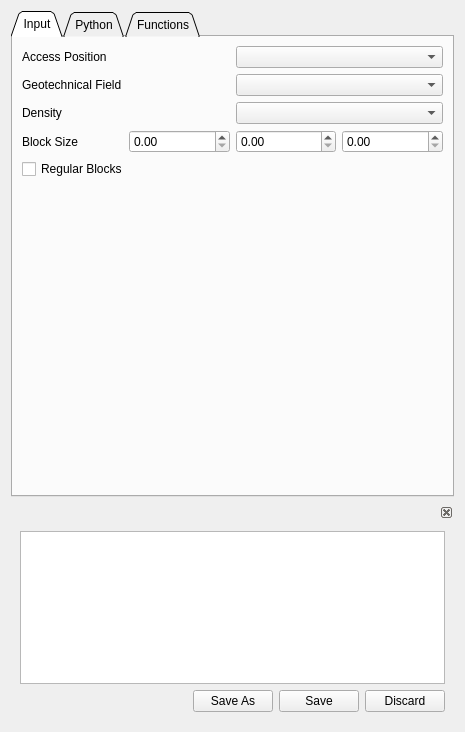
<ui version="4.0" >
 <class>Form</class>
 <widget class="QWidget" name="Form" >
  <property name="geometry" >
   <rect>
    <x>0</x>
    <y>0</y>
    <width>465</width>
    <height>732</height>
   </rect>
  </property>
  <property name="windowTitle" >
   <string>Form</string>
  </property>
  <layout class="QGridLayout" >
   <item row="0" column="0" >
    <widget class="QTabWidget" name="tabWidget" >
     <property name="tabShape" >
      <enum>QTabWidget::Triangular</enum>
     </property>
     <property name="currentIndex" >
      <number>0</number>
     </property>
     <widget class="QWidget" name="tab" >
      <attribute name="title" >
       <string>Input</string>
      </attribute>
      <layout class="QGridLayout" name="gridLayout" >
       <item row="0" column="0" >
        <layout class="QGridLayout" >
         <item row="0" column="0" >
          <widget class="QLabel" name="label_4" >
           <property name="text" >
            <string>Access Position</string>
           </property>
          </widget>
         </item>
         <item row="0" column="1" >
          <widget class="QComboBox" name="AccessPosition" />
         </item>
         <item row="1" column="0" >
          <widget class="QLabel" name="labell" >
           <property name="text" >
            <string>Geotechnical Field</string>
           </property>
          </widget>
         </item>
         <item row="1" column="1" >
          <widget class="QComboBox" name="geotechProp" />
         </item>
         <item row="2" column="0" >
          <widget class="QLabel" name="label_3" >
           <property name="text" >
            <string>Density</string>
           </property>
          </widget>
         </item>
         <item row="2" column="1" >
          <widget class="QComboBox" name="densityInput" />
         </item>
        </layout>
       </item>
       <item row="1" column="0" >
        <layout class="QGridLayout" >
         <item row="0" column="0" >
          <widget class="QLabel" name="label_6" >
           <property name="text" >
            <string>Block Size</string>
           </property>
          </widget>
         </item>
         <item row="0" column="1" >
          <widget class="QDoubleSpinBox" name="BlockSizeX" />
         </item>
         <item row="0" column="2" >
          <widget class="QDoubleSpinBox" name="BlockSizeY" />
         </item>
         <item row="0" column="3" >
          <widget class="QDoubleSpinBox" name="BlockSizeZ" />
         </item>
        </layout>
       </item>
       <item row="2" column="0" >
        <widget class="QCheckBox" name="RegularBlock" >
         <property name="text" >
          <string>Regular Blocks</string>
         </property>
        </widget>
       </item>
       <item row="3" column="0" >
        <spacer>
         <property name="orientation" >
          <enum>Qt::Vertical</enum>
         </property>
         <property name="sizeHint" stdset="0" >
          <size>
           <width>20</width>
           <height>341</height>
          </size>
         </property>
        </spacer>
       </item>
      </layout>
     </widget>
     <widget class="QWidget" name="tab_2" >
      <attribute name="title" >
       <string>Python</string>
      </attribute>
      <layout class="QVBoxLayout" >
       <item>
        <layout class="QGridLayout" >
         <item row="0" column="0" >
          <widget class="QLabel" name="label" >
           <property name="text" >
            <string>&lt;!DOCTYPE HTML PUBLIC "-//W3C//DTD HTML 4.0//EN" "http://www.w3.org/TR/REC-html40/strict.dtd">
&lt;html>&lt;head>&lt;meta name="qrichtext" content="1" />&lt;style type="text/css">
p, li { white-space: pre-wrap; }
&lt;/style>&lt;/head>&lt;body style=" font-family:'MS Shell Dlg 2'; font-size:8.25pt; font-weight:400; font-style:normal;">
&lt;p style=" margin-top:0px; margin-bottom:0px; margin-left:0px; margin-right:0px; -qt-block-indent:0; text-indent:0px;">&lt;span style=" font-size:8pt; color:#0000ff;">Python Path&lt;/span>&lt;/p>&lt;/body>&lt;/html></string>
           </property>
          </widget>
         </item>
         <item row="0" column="1" >
          <widget class="QLineEdit" name="pythonPath" />
         </item>
         <item row="0" column="2" >
          <widget class="QToolButton" name="browsePythonPath" >
           <property name="text" >
            <string>...</string>
           </property>
          </widget>
         </item>
        </layout>
       </item>
       <item>
        <layout class="QGridLayout" >
         <item row="0" column="0" >
          <layout class="QGridLayout" >
           <item row="0" column="1" >
            <spacer>
             <property name="orientation" >
              <enum>Qt::Horizontal</enum>
             </property>
             <property name="sizeHint" stdset="0" >
              <size>
               <width>447</width>
               <height>17</height>
              </size>
             </property>
            </spacer>
           </item>
           <item row="0" column="0" >
            <layout class="QGridLayout" >
             <item row="0" column="0" >
              <layout class="QGridLayout" >
               <item row="0" column="0" >
                <widget class="QPushButton" name="editScriptButton" >
                 <property name="text" >
                  <string>Edit Script</string>
                 </property>
                </widget>
               </item>
               <item row="1" column="0" >
                <spacer>
                 <property name="orientation" >
                  <enum>Qt::Vertical</enum>
                 </property>
                 <property name="sizeHint" stdset="0" >
                  <size>
                   <width>17</width>
                   <height>148</height>
                  </size>
                 </property>
                </spacer>
               </item>
              </layout>
             </item>
             <item row="0" column="1" >
              <widget class="QListWidget" name="filesList" >
               <property name="enabled" >
                <bool>true</bool>
               </property>
               <property name="sizePolicy" >
                <sizepolicy vsizetype="Maximum" hsizetype="Minimum" >
                 <horstretch>0</horstretch>
                 <verstretch>0</verstretch>
                </sizepolicy>
               </property>
              </widget>
             </item>
            </layout>
           </item>
          </layout>
         </item>
         <item row="1" column="0" >
          <layout class="QGridLayout" >
           <item row="0" column="0" >
            <widget class="QLabel" name="label_2" >
             <property name="text" >
              <string>&lt;!DOCTYPE HTML PUBLIC "-//W3C//DTD HTML 4.0//EN" "http://www.w3.org/TR/REC-html40/strict.dtd">
&lt;html>&lt;head>&lt;meta name="qrichtext" content="1" />&lt;style type="text/css">
p, li { white-space: pre-wrap; }
&lt;/style>&lt;/head>&lt;body style=" font-family:'MS Shell Dlg 2'; font-size:8.25pt; font-weight:400; font-style:normal;">
&lt;p style=" margin-top:0px; margin-bottom:0px; margin-left:0px; margin-right:0px; -qt-block-indent:0; text-indent:0px; font-size:8pt;">&lt;span style=" color:#0000ff;">Preview&lt;/span>&lt;/p>&lt;/body>&lt;/html></string>
             </property>
            </widget>
           </item>
           <item row="1" column="0" >
            <widget class="QTextEdit" name="previewTextEdit" >
             <property name="sizePolicy" >
              <sizepolicy vsizetype="Maximum" hsizetype="Minimum" >
               <horstretch>0</horstretch>
               <verstretch>0</verstretch>
              </sizepolicy>
             </property>
             <property name="readOnly" >
              <bool>true</bool>
             </property>
             <property name="textInteractionFlags" >
              <set>Qt::TextSelectableByMouse</set>
             </property>
            </widget>
           </item>
           <item row="2" column="0" >
            <spacer>
             <property name="orientation" >
              <enum>Qt::Vertical</enum>
             </property>
             <property name="sizeHint" stdset="0" >
              <size>
               <width>20</width>
               <height>40</height>
              </size>
             </property>
            </spacer>
           </item>
          </layout>
         </item>
        </layout>
       </item>
      </layout>
     </widget>
     <widget class="QWidget" name="tab_5" >
      <attribute name="title" >
       <string>Functions</string>
      </attribute>
      <widget class="QTreeWidget" name="functionsTree" >
       <property name="geometry" >
        <rect>
         <x>10</x>
         <y>10</y>
         <width>421</width>
         <height>451</height>
        </rect>
       </property>
       <column>
        <property name="text" >
         <string>Fitness Functions</string>
        </property>
       </column>
      </widget>
     </widget>
    </widget>
   </item>
   <item row="1" column="0" >
    <widget class="QDockWidget" name="dockWidget" >
     <property name="floating" >
      <bool>true</bool>
     </property>
     <property name="features" >
      <set>QDockWidget::DockWidgetClosable|QDockWidget::DockWidgetMovable</set>
     </property>
     <widget class="QWidget" name="dockWidgetContents" >
      <layout class="QVBoxLayout" >
       <item>
        <widget class="QTextEdit" name="textEdit" >
         <property name="font" >
          <font>
           <pointsize>10</pointsize>
          </font>
         </property>
        </widget>
       </item>
       <item>
        <layout class="QGridLayout" >
         <item row="0" column="0" >
          <spacer>
           <property name="orientation" >
            <enum>Qt::Horizontal</enum>
           </property>
           <property name="sizeHint" stdset="0" >
            <size>
             <width>148</width>
             <height>20</height>
            </size>
           </property>
          </spacer>
         </item>
         <item row="0" column="1" >
          <widget class="QPushButton" name="saveAs" >
           <property name="text" >
            <string>Save As</string>
           </property>
          </widget>
         </item>
         <item row="0" column="2" >
          <widget class="QPushButton" name="save" >
           <property name="text" >
            <string>Save</string>
           </property>
          </widget>
         </item>
         <item row="0" column="3" >
          <widget class="QPushButton" name="discard" >
           <property name="text" >
            <string>Discard</string>
           </property>
          </widget>
         </item>
        </layout>
       </item>
      </layout>
     </widget>
    </widget>
   </item>
  </layout>
 </widget>
 <resources/>
 <connections/>
</ui>
